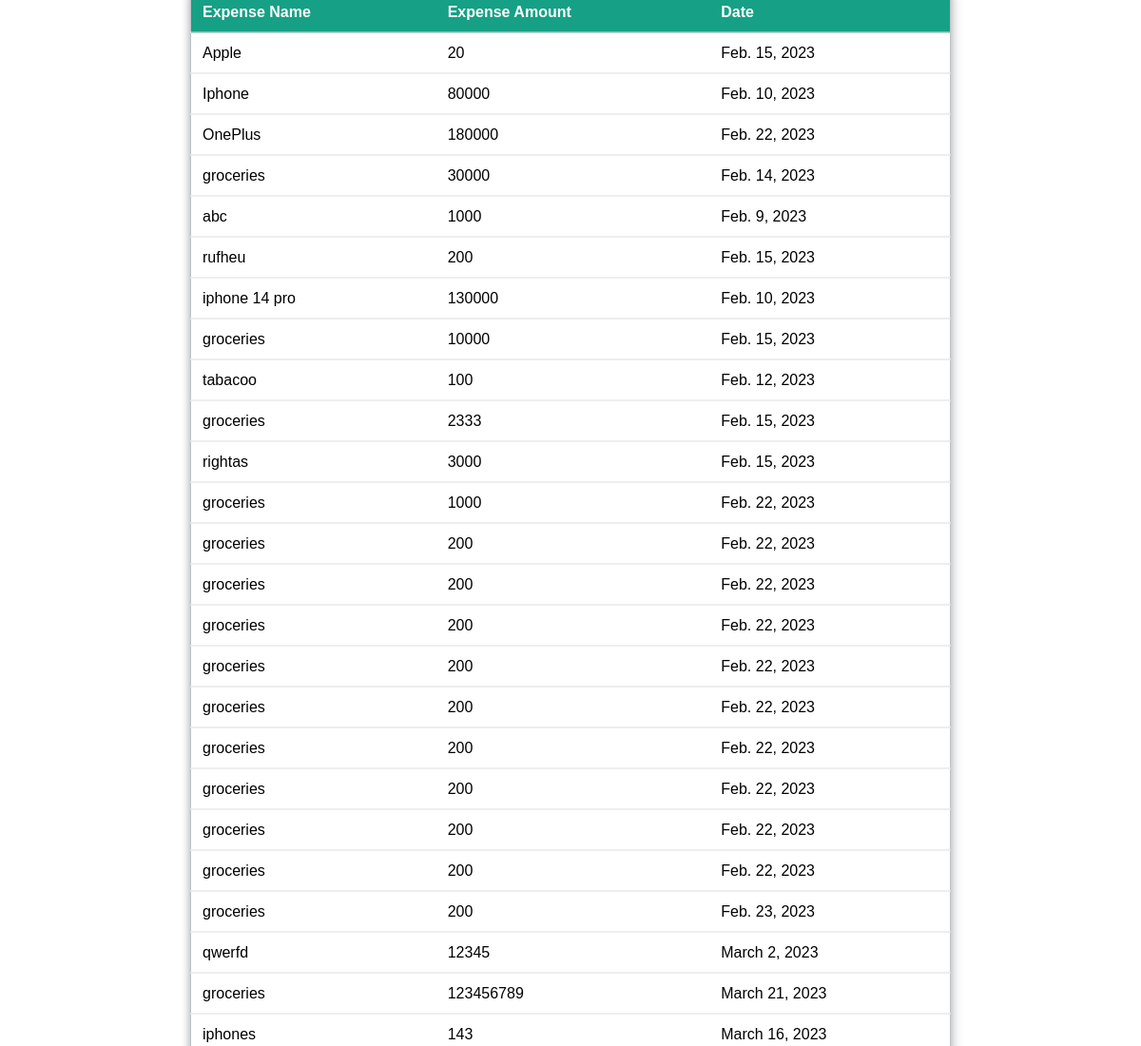
Screenshot of /table/ with the database file from the repository.
### home/models.py (models this page shows, shortened)
class homes(models.Model):
    expenseName = models.CharField(default="abc",max_length=30)
    expenseAmount = models.IntegerField(default="0000000")
    date = models.DateField(null=True)

### home/views.py (the view)
# urls.py: path('table/',views.table,name="table")
def table(request):
    formData = homes.objects.all()
    data = {
        'formData': formData
    }
    return render(request,'table.html',data)

### Template/table.html (shortened to what this page needs)
<!DOCTYPE html>
<html lang="en">
<head>
    {% load static %}
    <link rel="stylesheet" type="text/css" href="{% static 'css/table.css' %}">
</head>
<body>
      <div>
        <table>
            <tr id="header">
                <th>Expense Name</th>
                <th>Expense Amount</th>
                <th>Date</th>
            </tr>
            {% for index in formData %}
            <tr>
                <td>{{index.expenseName}}</td>
                <td>{{index.expenseAmount}}</td>
                <td>{{index.date}}</td>
            </tr>
            {% endfor %}
        </table>
    </div>
</body>
</html>

### static/css/table.css (style rules this page uses)
body { padding: 0px; margin: 0; font-family: Verdana, Geneva, Tahoma, sans-serif; background: url('background8.png'); background-size: cover; }
table { position: absolute; left: 50%; top: 50%; transform: translate(-50%, -50%); border-collapse: collapse; width: 800px; height: 200px; border: 1px solid #bdc3c7; box-shadow: 2px 2px 12px rgba(0, 0, 0, 0.2), -1px -1px 8px rgba(0, 0, 0, 0.2); }
tr { transition: all .2s ease-in; cursor: pointer; }
th, td { padding: 12px; text-align: left; border-bottom: 1px solid #ddd; }
#header { background-color: #16a085; color: #fff; }

### rows the page displays
homes: expenseName "Apple", expenseAmount "20", date "Feb. 15, 2023"
homes: expenseName "Iphone", expenseAmount "80000", date "Feb. 10, 2023"
homes: expenseName "OnePlus", expenseAmount "180000", date "Feb. 22, 2023"
homes: expenseName "groceries", expenseAmount "30000", date "Feb. 14, 2023"
homes: expenseName "abc", expenseAmount "1000", date "Feb. 9, 2023"
homes: expenseName "rufheu", expenseAmount "200", date "Feb. 15, 2023"
homes: expenseName "iphone 14 pro", expenseAmount "130000", date "Feb. 10, 2023"
homes: expenseName "groceries", expenseAmount "10000", date "Feb. 15, 2023"
homes: expenseName "tabacoo", expenseAmount "100", date "Feb. 12, 2023"
homes: expenseName "groceries", expenseAmount "2333", date "Feb. 15, 2023"
homes: expenseName "rightas", expenseAmount "3000", date "Feb. 15, 2023"
homes: expenseName "groceries", expenseAmount "1000", date "Feb. 22, 2023"
homes: expenseName "groceries", expenseAmount "200", date "Feb. 22, 2023"
homes: expenseName "groceries", expenseAmount "200", date "Feb. 22, 2023"
homes: expenseName "groceries", expenseAmount "200", date "Feb. 22, 2023"
homes: expenseName "groceries", expenseAmount "200", date "Feb. 22, 2023"
homes: expenseName "groceries", expenseAmount "200", date "Feb. 22, 2023"
homes: expenseName "groceries", expenseAmount "200", date "Feb. 22, 2023"
homes: expenseName "groceries", expenseAmount "200", date "Feb. 22, 2023"
homes: expenseName "groceries", expenseAmount "200", date "Feb. 22, 2023"
homes: expenseName "groceries", expenseAmount "200", date "Feb. 22, 2023"
homes: expenseName "groceries", expenseAmount "200", date "Feb. 23, 2023"
homes: expenseName "qwerfd", expenseAmount "12345", date "March 2, 2023"
homes: expenseName "groceries", expenseAmount "123456789", date "March 21, 2023"
homes: expenseName "iphones", expenseAmount "143", date "March 16, 2023"
